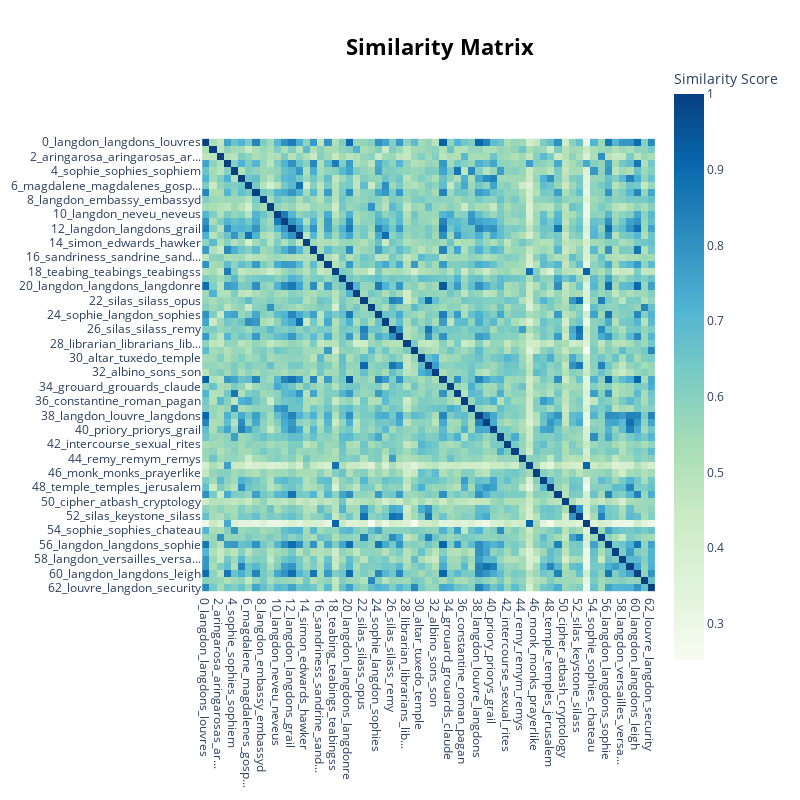

Notebook code cell kept with this figure:
### Code cell
topic_model.visualize_heatmap()

### Figure 1 — Plotly figure (JSON) as saved in the notebook; plotly's stock layout.template omitted (floating-point values rounded to 4 significant figures; data arrays with more than 128 entries replaced by an {"elided": "..."} marker saying what was removed)
{"data": [{"coloraxis": "coloraxis", "hovertemplate": "x: %{x}<br>y: %{y}<br>Similarity Score: %{z}<extra></extra>", "name": "0", "type": "heatmap", "x": ["0_langdon_langdons_louvres", "1_collet_lieutenant_collets", "2_aringarosa_aringarosas_ar...", "3_leigh_langdon_teabing", "4_sophie_sophies_sophiem", "5_priorys_templar_pope", "6_magdalene_magdalenes_gosp...", "7_langdon_langdons_numbers", "8_langdon_embassy_embassyd", "9_vernet_vernets_vernetm", "10_langdon_neveu_neveus", "11_sophie_priorys_langdon", "12_langdon_langdons_grail", "13_magdalene_magdalenes_vinci", "14_simon_edwards_hawker", "15_leigh_leighve_leighs", "16_sandriness_sandrine_sand...", "17_sauniere_langdon_jacques", "18_teabing_teabings_teabingss", "19_papyrus_vial_wrapped", "20_langdon_langdons_langdonre", "21_fache_bezu_fached", "22_silas_silass_opus", "23_vernet_andre_vernets", "24_sophie_langdon_sophies", "25_vinci_vincis_leonardo", "26_silas_silass_remy", "27_langdon_langdons_silas", "28_librarian_librarians_lib...", "29_jacques_curator_sauniere", "30_altar_tuxedo_temple", "31_silas_silass_albino", "32_albino_sons_son", "33_langdon_langdons_langdonm", "34_grouard_grouards_claude", "35_sophie_mona_sophies", "36_constantine_roman_pagan", "37_sophie_neveu_neveus", "38_langdon_louvre_langdons", "39_priory_langdon_langdons", "40_priory_priorys_grail", "41_hosts_host_sophie", "42_intercourse_sexual_rites", "43_visitor_lone_visitors", "44_remy_remym_remys", "45_hawker_teabing_teabings", "46_monk_monks_prayerlike", "47_opus_dei_catholics", "48_temple_temples_jerusalem", "49_langdon_langdons_rose", "50_cipher_atbash_cryptology", "51_silas_brass_silass", "52_silas_keystone_silass", "53_teabing_teabings_teabingss", "54_sophie_sophies_chateau", "55_silas_silass_silasre", "56_langdon_langdons_sophie", "57_langdon_hallway_archway", "58_langdon_versailles_versa...", "59_priorys_cathedral_langdon", "60_langdon_langdons_leigh", "61_depository_bank_zurich", "62_louvre_langdon_security"], "xaxis": "x", "y": ["0_langdon_langdons_louvres", "1_collet_lieutenant_collets", "2_aringarosa_aringarosas_ar...", "3_leigh_langdon_teabing", "4_sophie_sophies_sophiem", "5_priorys_templar_pope", "6_magdalene_magdalenes_gosp...", "7_langdon_langdons_numbers", "8_langdon_embassy_embassyd", "9_vernet_vernets_vernetm", "10_langdon_neveu_neveus", "11_sophie_priorys_langdon", "12_langdon_langdons_grail", "13_magdalene_magdalenes_vinci", "14_simon_edwards_hawker", "15_leigh_leighve_leighs", "16_sandriness_sandrine_sand...", "17_sauniere_langdon_jacques", "18_teabing_teabings_teabingss", "19_papyrus_vial_wrapped", "20_langdon_langdons_langdonre", "21_fache_bezu_fached", "22_silas_silass_opus", "23_vernet_andre_vernets", "24_sophie_langdon_sophies", "25_vinci_vincis_leonardo", "26_silas_silass_remy", "27_langdon_langdons_silas", "28_librarian_librarians_lib...", "29_jacques_curator_sauniere", "30_altar_tuxedo_temple", "31_silas_silass_albino", "32_albino_sons_son", "33_langdon_langdons_langdonm", "34_grouard_grouards_claude", "35_sophie_mona_sophies", "36_constantine_roman_pagan", "37_sophie_neveu_neveus", "38_langdon_louvre_langdons", "39_priory_langdon_langdons", "40_priory_priorys_grail", "41_hosts_host_sophie", "42_intercourse_sexual_rites", "43_visitor_lone_visitors", "44_remy_remym_remys", "45_hawker_teabing_teabings", "46_monk_monks_prayerlike", "47_opus_dei_catholics", "48_temple_temples_jerusalem", "49_langdon_langdons_rose", "50_cipher_atbash_cryptology", "51_silas_brass_silass", "52_silas_keystone_silass", "53_teabing_teabings_teabingss", "54_sophie_sophies_chateau", "55_silas_silass_silasre", "56_langdon_langdons_sophie", "57_langdon_hallway_archway", "58_langdon_versailles_versa...", "59_priorys_cathedral_langdon", "60_langdon_langdons_leigh", "61_depository_bank_zurich", "62_louvre_langdon_security"], "yaxis": "y", "z": {"elided": "63x63 float values"}}], "layout": {"coloraxis": {"colorbar": {"title": {"text": "Similarity Score"}}, "colorscale": [[0, "rgb(247,252,240)"], [0.125, "rgb(224,243,219)"], [0.25, "rgb(204,235,197)"], [0.375, "rgb(168,221,181)"], [0.5, "rgb(123,204,196)"], [0.625, "rgb(78,179,211)"], [0.75, "rgb(43,140,190)"], [0.875, "rgb(8,104,172)"], [1, "rgb(8,64,129)"]]}, "height": 800, "hoverlabel": {"bgcolor": "white", "font": {"family": "Rockwell", "size": 16}}, "legend": {"title": {"text": "Trend"}}, "margin": {"t": 60}, "showlegend": true, "title": {"font": {"color": "Black", "size": 22}, "text": "<b>Similarity Matrix</b>", "x": 0.55, "xanchor": "center", "y": 0.95, "yanchor": "top"}, "width": 800, "xaxis": {"anchor": "y", "constrain": "domain", "domain": [0, 1], "scaleanchor": "y"}, "yaxis": {"anchor": "x", "autorange": "reversed", "constrain": "domain", "domain": [0, 1]}}}
